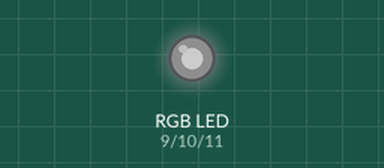
This sketch was run on a simulated Arduino Uno, built with avr-gcc and run on an emulated ATmega328P. On the bench: an RGB LED mixed from three pins (HIGH = lit). Dim RGB values are drawn brighter than linear; random numbers use the default seed unless the sketch sets one.

Above: at 0.15 s.
At 2.6 s:
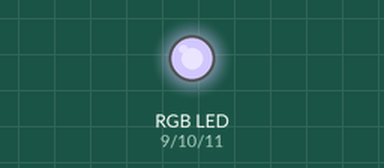
At 9.5 s:
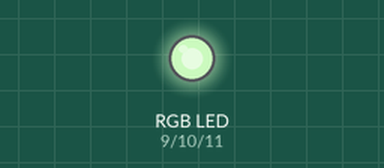
At 15.6 s:
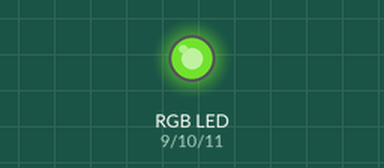
At 20.0 s:
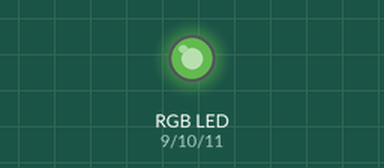
At 37.1 s:
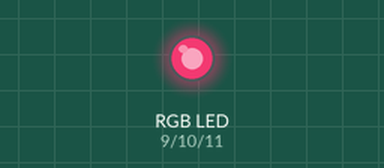
Timing chart, 0 to 40.0 s (numbered marks = the images above):
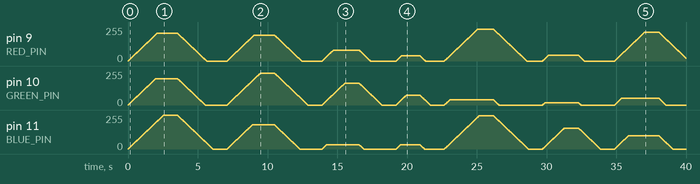

The sketch:

rand_colors.ino
```cpp
/*

Example sketch 03

RGB LED

  Make an RGB LED display a rainbow of colors!

Hardware connections:

  An RGB LED is actually three LEDs (red, green, and blue) in
  one package. When you run them at different brightnesses,
  the red, green and blue mix to form new colors.

  Starting at the flattened edge of the flange on the LED,
  the pins are ordered RED, COMMON, GREEN, BLUE.

  Connect RED to a 330 Ohm resistor. Connect the other end
  of the resistor to Arduino digital pin 9.

  Connect COMMON pin to GND.

  Connect GREEN to a 330 Ohm resistor. Connect the other end
  of the resistor to Arduino digital pin 10.

  Connect BLUE to a 330 Ohm resistor. Connect the other end
  of the resistor to Arduino digital pin 11.

This sketch was written by SparkFun Electronics,
with lots of help from the Arduino community.
Visit http://www.arduino.cc to learn about the Arduino.

Version 2.0 6/2012 MDG
*/


// First we'll define the pins by name to make the sketch
// easier to follow.

// Here's a new trick: putting the word "const" in front of a
// variable indicates that this is a "constant" value that will
// never change. (You don't have to do this, but if you do, the
// Arduino will give you a friendly warning if you accidentally
// try to change the value, so it's considered good form.)

const int RED_PIN = 9;
const int GREEN_PIN = 10;
const int BLUE_PIN = 11;

// This variable controls how fast we loop through the colors.
// (Try changing this to make the fading faster or slower.)

int DISPLAY_TIME = 100;  // In milliseconds


void setup()
{
  // Here we'll configure the Arduino pins we're using to
  // drive the LED to be outputs:

  pinMode(RED_PIN, OUTPUT);
  pinMode(GREEN_PIN, OUTPUT);
  pinMode(BLUE_PIN, OUTPUT);
  randomSeed(analogRead(0));
}


void loop()
{
  // In this sketch, we'll start writing our own functions.
  // This makes the sketch easier to follow by dividing up
  // the sketch into sections, and not having everything in
  // setup() or loop().

  // We'll show you two ways to run the RGB LED.

  // The first way is to turn the individual LEDs (red, blue,
  // and green) on and off in various combinations. This gives you
  // a total of eight colors (if you count "black" as a color).

  // We've written a function called mainColors() that steps
  // through all eight of these colors. We're only "calling" the
  // function here (telling it to run). The actual function code
  // is further down in the sketch.

  //mainColors();

  // The above function turns the individual LEDs full-on and
  // full-off. If you want to generate more than eight colors,
  // you can do so by varying the brightness of the individual
  // LEDs between full-on and full-off.

  // The analogWrite() function lets us do this. This function
  // lets you dim a LED from full-off to full-on over 255 steps.

  // We've written a function called showSpectrum() that smoothly
  // steps through all the colors. Again we're just calling it
  // here; the actual code is further down in this sketch.

  //showSpectrum();
  randColors();
}

void randColors()
{
  int r = random(0, 255);
  int g = random(0, 255);
  int b = random(0, 255);
  int m = max(r, max(g,b));
  int on = random(100, 1000);
  int off = random(100, 1000);
  for(int i = 0; i < m ; ++i)
  {
    if(i < r)
      analogWrite(RED_PIN, i);
    if(i < g)
      analogWrite(GREEN_PIN, i);
    if(i < b)
      analogWrite(BLUE_PIN, i);
    delay(10);
  }

  delay(1000);

  for(int i = m; i > 0; --i)
  {
    if(r > 0)
      analogWrite(RED_PIN, --r);
    if(g > 0)
      analogWrite(GREEN_PIN, --g);
    if(b > 0)
      analogWrite(BLUE_PIN, --b);
    delay(10);
  }
  delay(1000);
  //analogWrite(RED_PIN, LOW);
  //analogWrite(GREEN_PIN, LOW);
  //analogWrite(BLUE_PIN, LOW);
}

// Here's the mainColors() function we've written.

// This function displays the eight "main" colors that the RGB LED
// can produce. If you'd like to use one of these colors in your
// own sketch, you cancopy and paste that section into your code.

void mainColors()
{
  // Off (all LEDs off):

  digitalWrite(RED_PIN, LOW);
  digitalWrite(GREEN_PIN, LOW);
  digitalWrite(BLUE_PIN, LOW);

  delay(1000);

  // Red (turn just the red LED on):

  digitalWrite(RED_PIN, HIGH);
  digitalWrite(GREEN_PIN, LOW);
  digitalWrite(BLUE_PIN, LOW);

  delay(1000);

  // Green (turn just the green LED on):

  digitalWrite(RED_PIN, LOW);
  digitalWrite(GREEN_PIN, HIGH);
  digitalWrite(BLUE_PIN, LOW);

  delay(1000);

  // Blue (turn just the blue LED on):

  digitalWrite(RED_PIN, LOW);
  digitalWrite(GREEN_PIN, LOW);
  digitalWrite(BLUE_PIN, HIGH);

  delay(1000);

  // Yellow (turn red and green on):

  digitalWrite(RED_PIN, HIGH);
  digitalWrite(GREEN_PIN, HIGH);
  digitalWrite(BLUE_PIN, LOW);

  delay(1000);

  // Cyan (turn green and blue on):

  digitalWrite(RED_PIN, LOW);
  digitalWrite(GREEN_PIN, HIGH);
  digitalWrite(BLUE_PIN, HIGH);

  delay(1000);

  // Purple (turn red and blue on):

  digitalWrite(RED_PIN, HIGH);
  digitalWrite(GREEN_PIN, LOW);
  digitalWrite(BLUE_PIN, HIGH);

  delay(1000);

  // White (turn all the LEDs on):

  digitalWrite(RED_PIN, HIGH);
  digitalWrite(GREEN_PIN, HIGH);
  digitalWrite(BLUE_PIN, HIGH);

  delay(1000);
}


// Below are two more functions we've written,
// showSpectrum() and showRGB().

// showRGB() displays a single color on the RGB LED.
// You call showRGB() with the number of a color you want
// to display.

// showSpectrum() steps through all the colors of the RGB LED,
// displaying a rainbow. showSpectrum() actually calls showRGB()
// over and over to do this.

// We'll often break tasks down into individual functions like
// this, which makes your sketches easier to follow, and once
// you have a handy function, you can reuse it in your other
// programs.


// showSpectrum()

// This function steps through all the colors of the RGB LED.
// It does this by stepping a variable from 0 to 768 (the total
// number of colors), and repeatedly calling showRGB() to display
// the individual colors.

// In this function, we're using a "for() loop" to step a variable
// from one value to another, and perform a set of instructions
// for each step. For() loops are a very handy way to get numbers
// to count up or down.

// Every for() loop has three statements separated by semicolons:

//   1. Something to do before starting

//   2. A test to perform; as long as it's true,
//      it will keep looping

//   3. Something to do after each loop (usually
//      increase a variable)

// For the for() loop below, these are the three statements:

//   1. x = 0;     Before starting, make x = 0.

//   2. x < 768;   While x is less than 768, run the
//                 following code.

//   3. x++        Putting "++" after a variable means
//                 "add one to it". (You can also use "x = x + 1")

// Every time you go through the loop, the statements following
// the loop (those within the brackets) will run.

// And when the test in statement 2 is finally false, the sketch
// will continue.


void showSpectrum()
{
  int x;  // define an integer variable called "x"

  // Now we'll use a for() loop to make x count from 0 to 767
  // (Note that there's no semicolon after this line!
  // That's because the for() loop will repeat the next
  // "statement", which in this case is everything within
  // the following brackets {} )

  for (x = 0; x < 768; x++)

  // Each time we loop (with a new value of x), do the following:

  {
    showRGB(x);  // Call RGBspectrum() with our new x
    delay(10);   // Delay for 10 ms (1/100th of a second)
  }
}


// showRGB()

// This function translates a number between 0 and 767 into a
// specific color on the RGB LED. If you have this number count
// through the whole range (0 to 767), the LED will smoothly
// change color through the entire spectrum.

// The "base" numbers are:
// 0   = pure red
// 255 = pure green
// 511 = pure blue
// 767 = pure red (again)

// Numbers between the above colors will create blends. For
// example, 640 is midway between 512 (pure blue) and 767
// (pure red). It will give you a 50/50 mix of blue and red,
// resulting in purple.

// If you count up from 0 to 767 and pass that number to this
// function, the LED will smoothly fade between all the colors.
// (Because it starts and ends on pure red, you can start over
// at 0 without any break in the spectrum).


void showRGB(int color)
{
  int redIntensity;
  int greenIntensity;
  int blueIntensity;

  // Here we'll use an "if / else" statement to determine which
  // of the three (R,G,B) zones x falls into. Each of these zones
  // spans 255 because analogWrite() wants a number from 0 to 255.

  // In each of these zones, we'll calculate the brightness
  // for each of the red, green, and blue LEDs within the RGB LED.

  if (color <= 255)          // zone 1
  {
    redIntensity = 255 - color;    // red goes from on to off
    greenIntensity = color;        // green goes from off to on
    blueIntensity = 0;             // blue is always off
  }
  else if (color <= 511)     // zone 2
  {
    redIntensity = 0;                     // red is always off
    greenIntensity = 255 - (color - 256); // green on to off
    blueIntensity = (color - 256);        // blue off to on
  }
  else // color >= 512       // zone 3
  {
    redIntensity = (color - 512);         // red off to on
    greenIntensity = 0;                   // green is always off
    blueIntensity = 255 - (color - 512);  // blue on to off
  }

  // Now that the brightness values have been set, command the LED
  // to those values

  analogWrite(RED_PIN, redIntensity);
  analogWrite(BLUE_PIN, blueIntensity);
  analogWrite(GREEN_PIN, greenIntensity);
}
```
